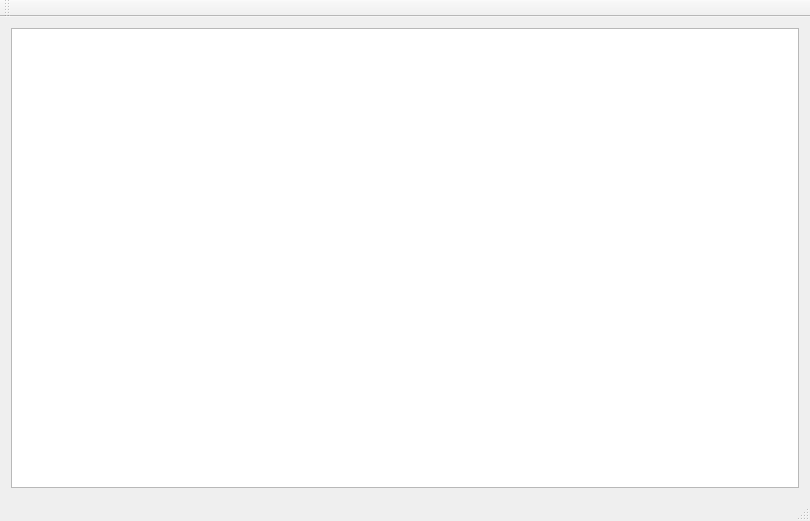
<?xml version="1.0" encoding="UTF-8"?>
<ui version="4.0">
 <class>MainWindow</class>
 <widget class="QMainWindow" name="MainWindow">
  <property name="geometry">
   <rect>
    <x>0</x>
    <y>0</y>
    <width>810</width>
    <height>521</height>
   </rect>
  </property>
  <property name="windowTitle">
   <string>MainWindow</string>
  </property>
  <widget class="QWidget" name="centralWidget">
   <layout class="QVBoxLayout" name="verticalLayout">
    <item>
     <widget class="QGraphicsView" name="graphicsView">
      <property name="verticalScrollBarPolicy">
       <enum>Qt::ScrollBarAlwaysOff</enum>
      </property>
      <property name="horizontalScrollBarPolicy">
       <enum>Qt::ScrollBarAlwaysOff</enum>
      </property>
     </widget>
    </item>
   </layout>
  </widget>
  <widget class="QMenuBar" name="menuBar">
   <property name="geometry">
    <rect>
     <x>0</x>
     <y>0</y>
     <width>810</width>
     <height>22</height>
    </rect>
   </property>
  </widget>
  <widget class="QToolBar" name="mainToolBar">
   <attribute name="toolBarArea">
    <enum>TopToolBarArea</enum>
   </attribute>
   <attribute name="toolBarBreak">
    <bool>false</bool>
   </attribute>
  </widget>
  <widget class="QStatusBar" name="statusBar"/>
 </widget>
 <layoutdefault spacing="6" margin="11"/>
 <resources/>
 <connections/>
</ui>
